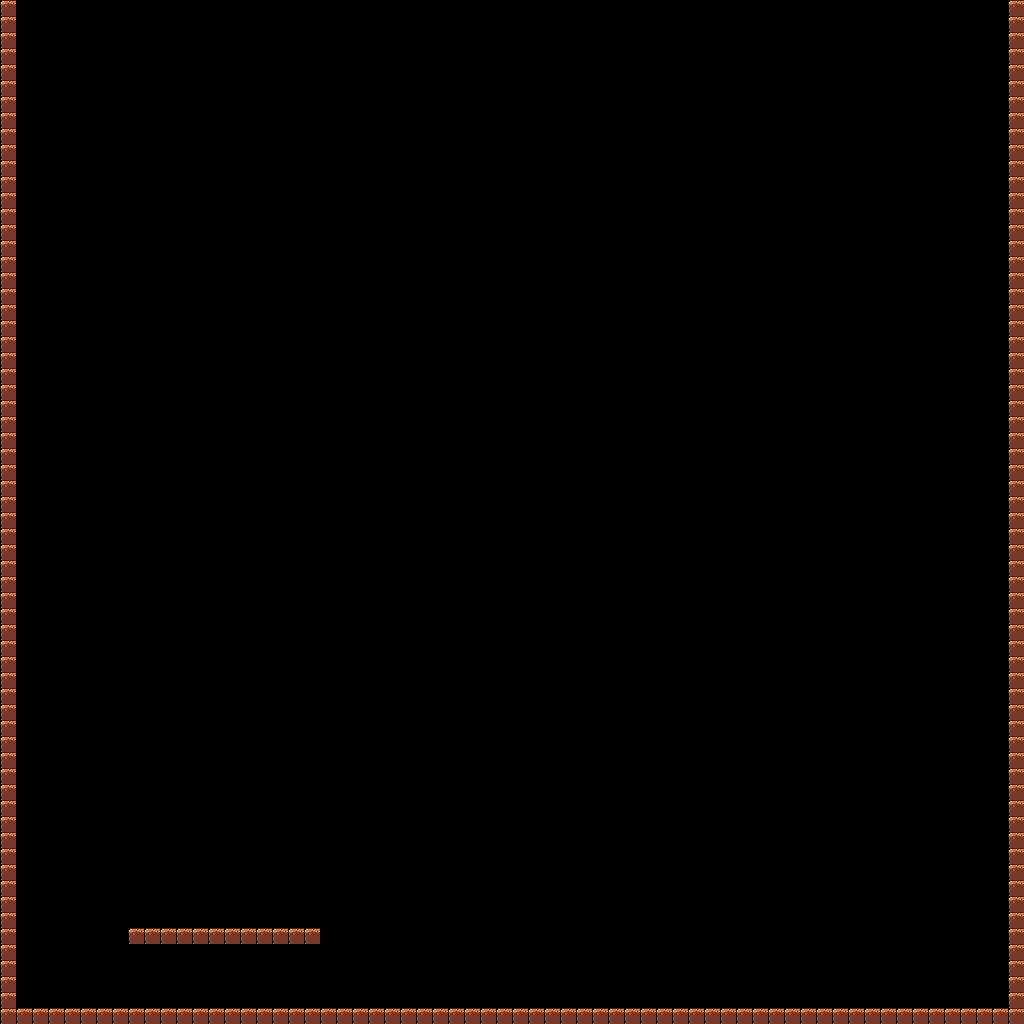

Tiled map render using the project's own tile images. Description and the map definition, with tile-layer contents summarised, below:
An orthogonal 64x64 tile map with 16x16 px tiles, 1 tile layer (Tile Layer 1) and 2 objects (ground_enemy).

<map version="1.0" tiledversion="1.0.3" orientation="orthogonal" renderorder="right-down" width="64" height="64" tilewidth="16" tileheight="16" nextobjectid="7">
 <tileset firstgid="1" name="tiles-1" tilewidth="16" tileheight="16" tilecount="68" columns="17">
  <image source="../images/tiles-1.png" width="272" height="64" />
 </tileset>
 <layer name="Tile Layer 1" width="64" height="64">
  <data>[4096 cells, 202 non-empty, 1 distinct tile ids]</data>
 </layer>
 <objectgroup name="Object Layer 1">
  <object id="2" name="enemy" type="ground_enemy" gid="47" x="784" y="1008" width="16" height="16">
   <properties>
    <property name="group" value="enemies" />
    <property name="texture" value="baddie" />
   </properties>
  </object>
  <object id="3" x="128" y="912" width="272" height="96">
   <text wrap="1" color="#ffffff">Devin Hart
Full Stack Web Developer</text>
  </object>
 </objectgroup>
</map>
